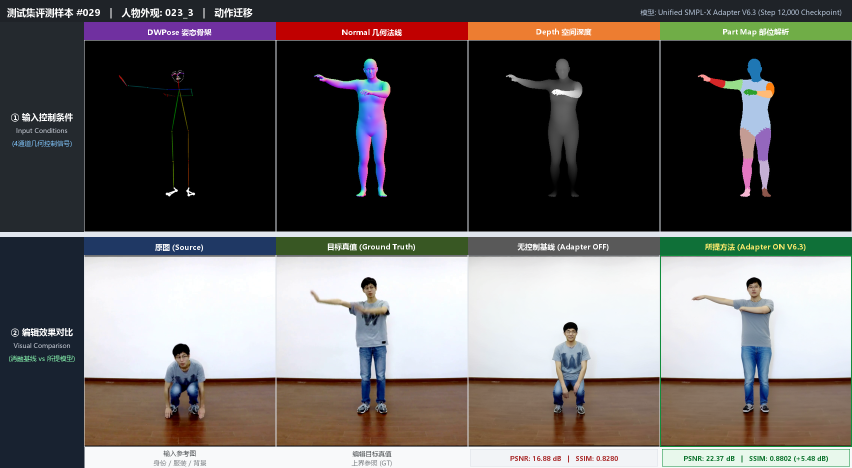
#> input picture visualization/testdata/images/eval_029_023_3_source_motion_f000920_target_f000972.png, 1704 x 936 px, given in place of 000108.jpg, which was not available (shown at 1/2 size)
$ python diag_metric.py
#> lines starting #> are read from the running program, lines starting #| are printed output that depends on the picture; long printed decimals are rounded; pictures that were not available may be replaced by others from this repository, and a replacement may not be noted
import glob
import os

import numpy as np
from PIL import Image
from skimage.metrics import structural_similarity as ssim

BASE = '/home/shangguanrz/project/pic-edit/experiments/qwen-2.1-test/experiment'
D = f'{BASE}/results/overfit_inter01/images'
HI4D = '/home/shangguanrz/project/pic-edit/datasets/Hi4D_pilot_v1'
S = 512
box = (186, 118, 415, 427)

tgt = Image.open(f'{HI4D}/raw/pair00/hug00/images/4/000108.jpg').convert('RGB').resize((S, S), Image.LANCZOS)
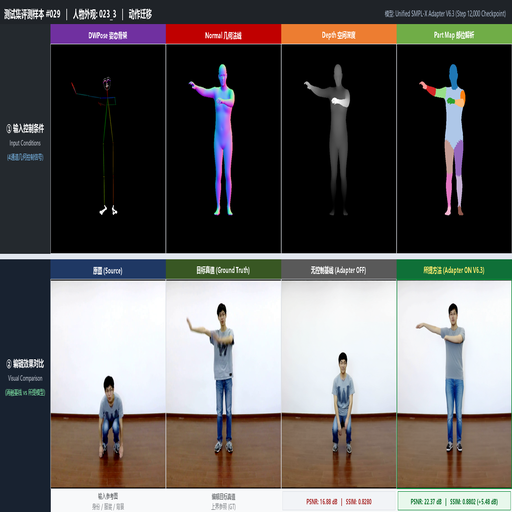
#> tgt: PIL image 512x512 RGB; mean R, G, B 98.4, 95.5, 95
ta = np.asarray(tgt.crop(box), dtype=np.float32)
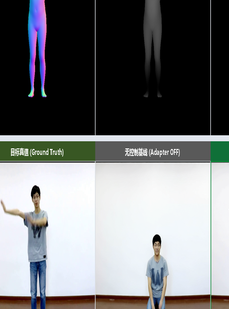
#> ta: shape (309, 229, 3) float32; mean R, G, B 115.8, 117.4, 119.4
print('tgt crop shape', ta.shape, ' mean', ta.mean(), ' std', ta.std())
#| tgt crop shape (309, 229, 3)  mean 117.556  std 111.1924

for name in ('step_0000_off', 'step_0000_on', 'step_0300_on', 'step_0500_on'):
    im = Image.open(f'{D}/{name}.png').convert('RGB')
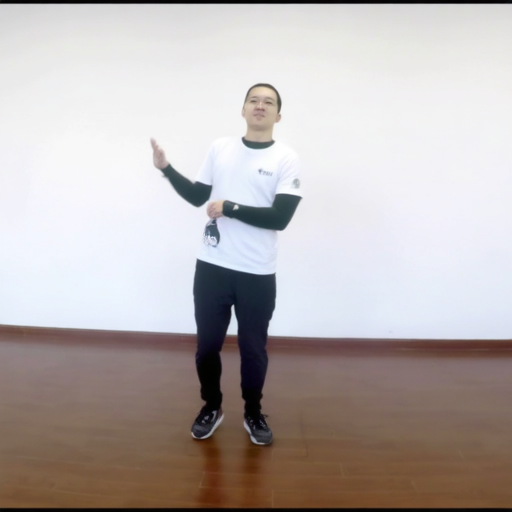
#> input picture visualization/testdata/images/pred_006_001_9_target_f000917.png, 512 x 512 px, given in place of step_0000_off.png, which was not available
#> im is the input picture: PIL image 512x512 RGB; mean R, G, B 184.9, 177.6, 176.1
    a = np.asarray(im.crop(box), dtype=np.float32)
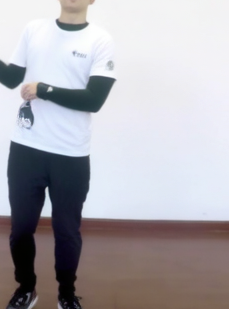
#> a: shape (309, 229, 3) float32; mean R, G, B 172.5, 170.1, 175.5
    mse = float(np.mean((a - ta) ** 2))
#> mse = 30913.2
    psnr = -10 * np.log10(mse / 255 ** 2)
#> psnr = 3.23
    sv = ssim(a, ta, channel_axis=2, data_range=255)
#> sv = 0.199
    print(f'{name:18s} crop{a.shape} mean={a.mean():8.3f} std={a.std():7.3f}  '
          f'mse={mse:9.2f} psnr={psnr:7.3f} ssim={sv:.6f}')
#| step_0000_off      crop(309, 229, 3) mean= 172.709 std= 82.215  mse= 30913.25 psnr=  3.229 ssim=0.1995
#> (the run stopped early here; a loop or call above may not have finished)
